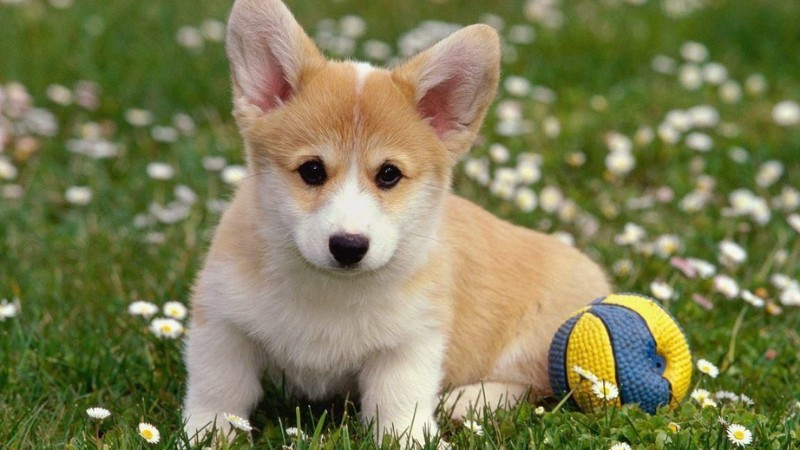
#> input picture img/dog.jpg, 800 x 450 px, found by its file name
$ python Loc_ChanKheLyTuong.py
#> lines starting #> are read from the running program, lines starting #| are printed output that depends on the picture; after the words box and inside, x2 and y2 are one past the last pixel; in counts of white or black regions, pixels touching at a corner belong together
import cv2
import matplotlib.pyplot as plt
import numpy as np

img = cv2.imread("img/dog.jpg", 0)
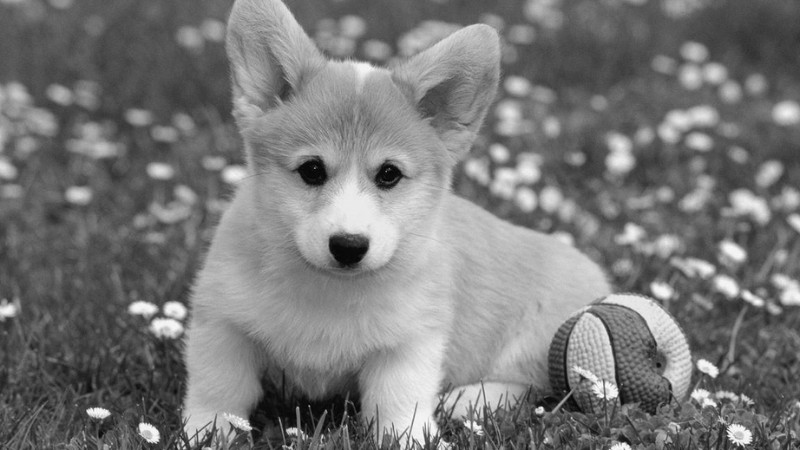
#> img: shape (450, 800); min 0, max 255, mean 120.3
F = np.fft.fft2(img)
M, N = img.shape
#> M = 450; N = 800
C0 = 90
W = 90
u = np.arange(0,M,1)
#> u = 450 values from 0 to 449
v = np.arange(0,N,1)
#> v = 800 values from 0 to 799
idx = (u > M/2)
u[idx] = u[idx] - M
idy = (v > N/2)
v[idy] = v[idy] - N
[V,U] = np.meshgrid(v,u)

D = np.sqrt(np.power(U, 2) + np.power(V, 2))
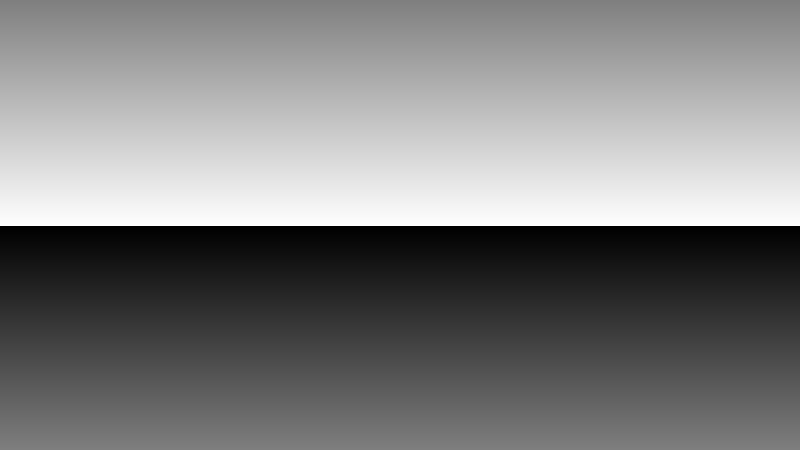
#> U: shape (450, 800) int64; min -224, max 225, mean 0.5; drawn with min black and max white
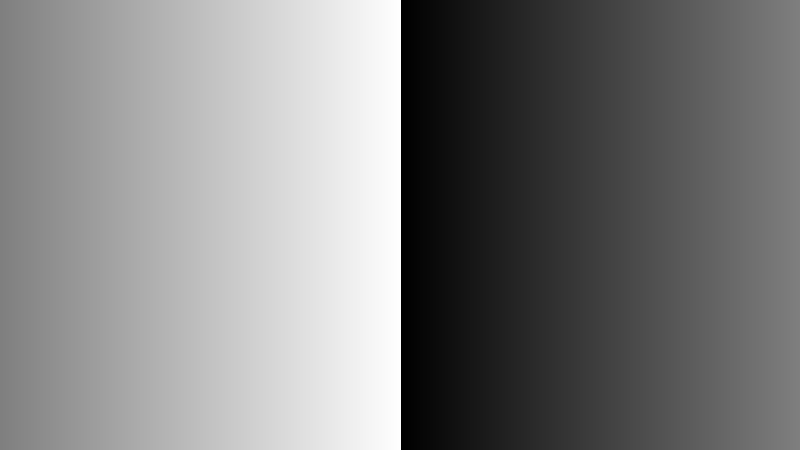
#> V: shape (450, 800) int64; min -399, max 400, mean 0.5; drawn with min black and max white
H = ((D <= C0 - W/2) | (D >= C0 + W/2)).astype(float)
G = H * F
imgOut = np.real(np.fft.ifft2(G))
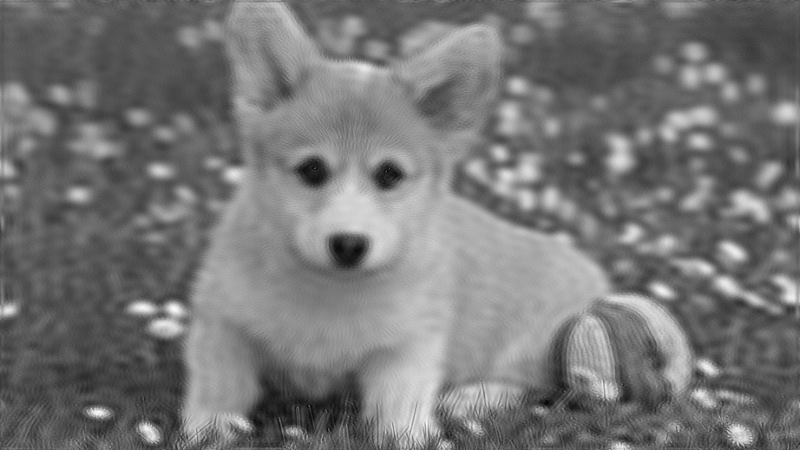
#> imgOut: shape (450, 800) float64; min -24.69, max 288.4, mean 120.3; drawn with min black and max white
fig = plt.figure(dpi = 300)
plt.subplot(2,2,1)
plt.imshow(img, cmap="gray")
plt.axis("off")
plt.title("InputImage", fontsize=3)

plt.subplot(2,2,2)
plt.imshow(np.fft.fftshift(H), cmap="gray")
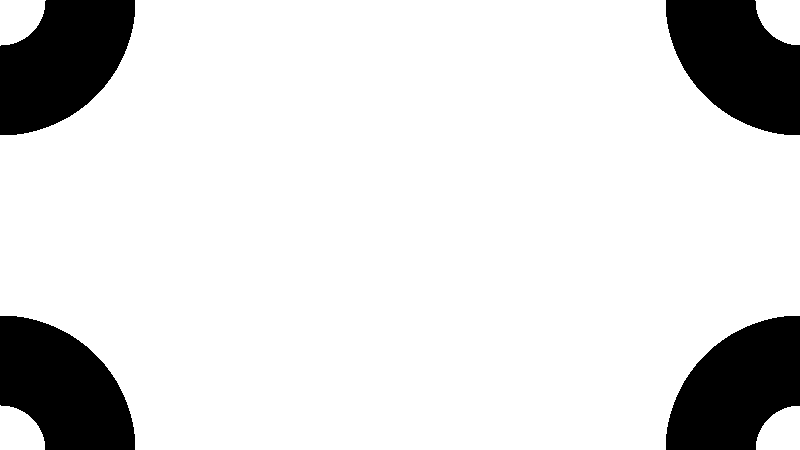
#> H: shape (450, 800) float64; values 0 (black) and 1 (white), 85.9% white; 4 black regions, box (x1, y1, x2, y2) and area: (0, 0, 135, 135) 12798, (666, 0, 800, 135) 12709, (0, 316, 135, 450) 12709, (666, 316, 800, 450) 12620
plt.axis("off")
plt.title("Kernel H", fontsize=3)

plt.subplot(2,2,3)
plt.imshow(imgOut, cmap="gray")
plt.axis("off")
plt.title("Ideal BandPass", fontsize=3)

plt.subplot(2,2,4)
plt.imshow(np.abs(imgOut), cmap="gray")
plt.axis("off")
plt.title("Ideal BandPass (abs)", fontsize=3)
plt.show()
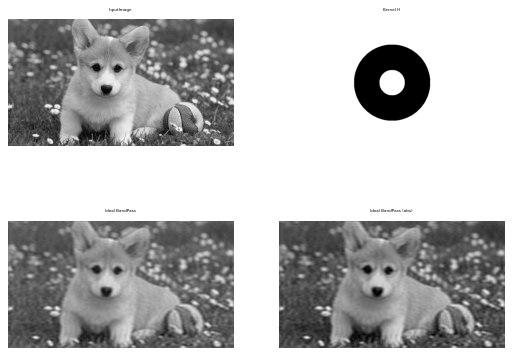
#> figure drawn by matplotlib, 4 panels

$ run again, with img/PCB_xray_330_334.jpg copied over img/dog.jpg
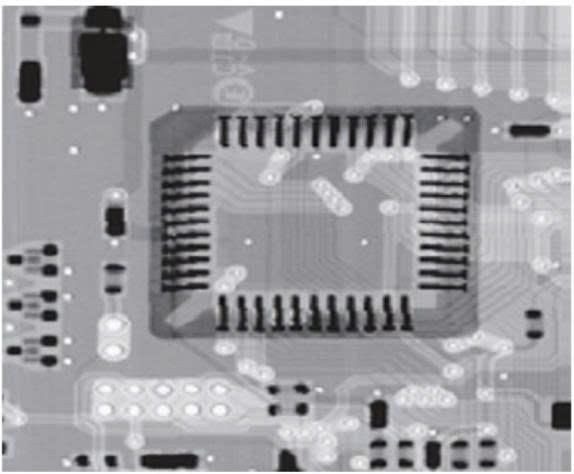
#> input picture img/PCB_xray_330_334.jpg, 574 x 474 px, found by its file name
#> `plt.imshow(np.fft.fftshift(H), cmap="gray")`:
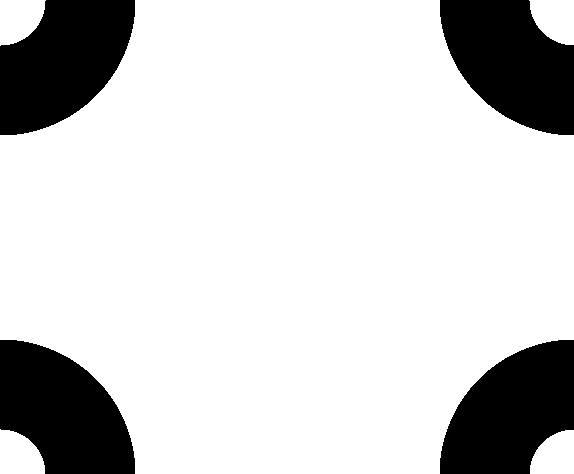
#> H: shape (474, 574) float64; values 0 (black) and 1 (white), 81.3% white; 4 black regions, box (x1, y1, x2, y2) and area: (0, 0, 135, 135) 12798, (440, 0, 574, 135) 12709, (0, 340, 135, 474) 12709, (440, 340, 574, 474) 12620
#> `plt.show()`:
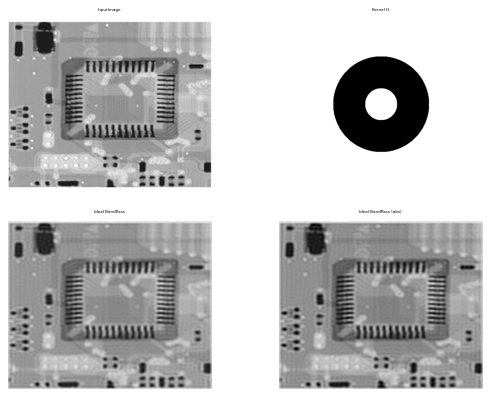
#> figure drawn by matplotlib, 4 panels

$ run again, with img/bien640_480.jpg copied over img/dog.jpg
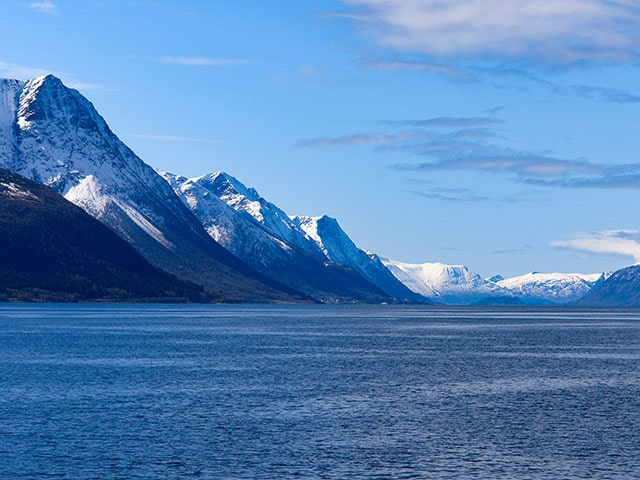
#> input picture img/bien640_480.jpg, 640 x 480 px, found by its file name
#> `plt.imshow(np.fft.fftshift(H), cmap="gray")`:
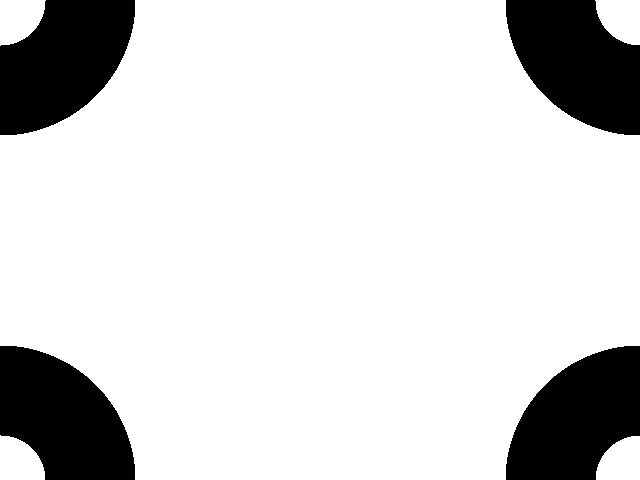
#> H: shape (480, 640) float64; values 0 (black) and 1 (white), 83.5% white; 4 black regions, box (x1, y1, x2, y2) and area: (0, 0, 135, 135) 12798, (506, 0, 640, 135) 12709, (0, 346, 135, 480) 12709, (506, 346, 640, 480) 12620
#> `plt.show()`:
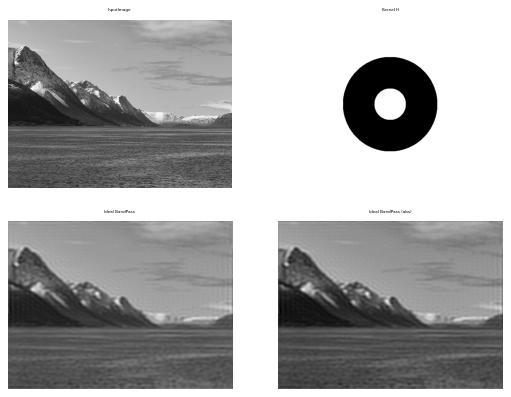
#> figure drawn by matplotlib, 4 panels
